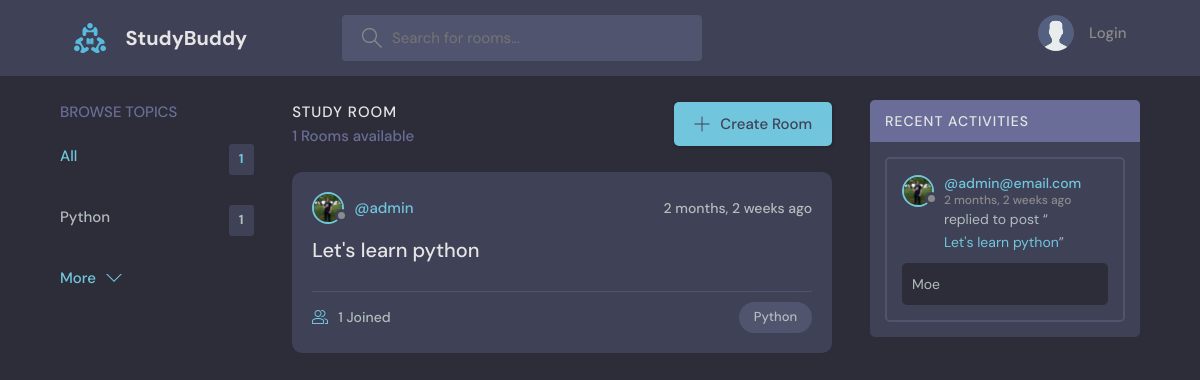
The page / on the database its author committed.
### base/models.py (models this page shows, shortened)
class Topic(models.Model):
    name = models.CharField(max_length=200)

class Room(models.Model):
    host = models.ForeignKey(User, on_delete=models.SET_NULL, null=True)
    topic = models.ForeignKey(Topic, on_delete=models.SET_NULL, null=True)
    name = models.CharField(max_length=200)
    description = models.TextField(null=True,blank=True)
    participants = models.ManyToManyField(User, related_name='participants', blank=True)
    created_at = models.DateTimeField(auto_now_add=True)
    updated_at = models.DateTimeField(auto_now=True)
    class Meta:
        ordering = ['-updated_at','-created_at']
    def __str__(self):
        return self.name

class User(AbstractUser):
    name = models.CharField(max_length=200, null=True)
    email = models.EmailField(unique=True, null=True)
    bio = models.TextField(null=True)
    avatar = models.ImageField(null=True, default="avatar.svg")
    USERNAME_FIELD = 'email'
    REQUIRED_FIELDS = []

class Message(models.Model):
    user = models.ForeignKey(User, on_delete=models.CASCADE)
    room = models.ForeignKey(Room, on_delete=models.CASCADE)
    body = models.TextField()
    created_at = models.DateTimeField(auto_now_add=True)
    updated_at = models.DateTimeField(auto_now=True)
    class Meta:
        ordering = ['-updated_at','-created_at']

### base/views.py (the view)
# urls.py: path('', views.home, name='home'),
def home(request):
    q = request.GET.get('q') if request.GET.get('q') != None else ''
    rooms = Room.objects.filter(
        Q(topic__name__icontains=q) |
        Q(name__icontains=q) |
        Q(description__icontains=q)
    )
    room_count = rooms.count()
    room_messages = Message.objects.filter(Q(room__topic__name__icontains=q))
    topics = Topic.objects.all()[0:5]
    context = {'rooms': rooms,
               'topics': topics,
               'room_count': room_count,
               'room_messages': room_messages
               }
    return render(request,'base/home.html', context)

### base/templates/base/home.html (shortened to what this page needs)
{% extends 'main.html' %} {% block content %}
<main class="layout layout--3">
  <div class="container">
    {% include 'base/topics_component.html' %}
    <div class="roomList">
      <div class="roomList__header">
        <div>
          <h2>Study Room</h2>
          <p>{{room_count}} Rooms available</p>
        </div>
        <a class="btn btn--main" href="{% url 'create-room' %}">
          <svg
            version="1.1"
            xmlns="http://www.w3.org/2000/svg"
            width="32"
            height="32"
            viewBox="0 0 32 32"
          >
            <title>add</title>
            <path
              d="M16.943 0.943h-1.885v14.115h-14.115v1.885h14.115v14.115h1.885v-14.115h14.115v-1.885h-14.115v-14.115z"
            ></path>
          </svg>
          Create Room
        </a>
      </div>
      {% include 'base/feed_component.html' %}
    </div>
    {% include 'base/activity_component.html'%}
  </div>
</main>
{% endblock %}

### base/templates/base/topics_component.html
<div class="topics">
  <div class="topics__header">
    <h2>Browse Topics</h2>
  </div>
  <ul class="topics__list">
    <li>
      <a href="{% url 'home'%}" class="active">All <span>{{topics.count}}</span></a>
    </li>
    {%for topic in topics%}
    <li>
      <a href="{% url 'home'%}?q={{topic.name}}"
        >{{topic.name}} <span>{{topic.room_set.all.count}}</span></a
      >
    </li>
    {% endfor %}
  </ul>
  <a class="btn btn--link" href="{% url 'topics' %}">
    More
    <svg
      version="1.1"
      xmlns="http://www.w3.org/2000/svg"
      width="32"
      height="32"
      viewBox="0 0 32 32"
    >
      <title>chevron-down</title>
      <path d="M16 21l-13-13h-3l16 16 16-16h-3l-13 13z"></path>
    </svg>
  </a>
</div>

### base/templates/base/feed_component.html (shortened to what this page needs)
{% for room in rooms %}
<div class="roomListRoom">
  <div class="roomListRoom__header">
    <a href="{% url 'user-profile' room.host.id %}" class="roomListRoom__author">
      <div class="avatar avatar--small">
        <img src="{{room.host.avatar.url}}" />
      </div>
      <span>@{{room.host.username}}</span>
    </a>
    <div class="roomListRoom__actions">
      <span>{{room.created_at|timesince}} ago</span>
    </div>
  </div>
  <div class="roomListRoom__content">
    <a href="{% url 'room' room.id %}">{{room.name}}</a>
  </div>
  <div class="roomListRoom__meta">
    <a href="{% url 'room' room.id %}" class="roomListRoom__joined">
      {{room.participants.all.count}} Joined
    </a>
    <p class="roomListRoom__topic">{{room.topic.name}}</p>
  </div>
</div>
{% endfor %}

### base/templates/base/activity_component.html (shortened to what this page needs)
<div class="activities">
  <div class="activities__header">
    <h2>Recent Activities</h2>
  </div>
  {% for message in room_messages %}
  <div class="activities__box">
    <div class="activities__boxHeader roomListRoom__header">
      <a href="{% url 'user-profile' message.user.id %}" class="roomListRoom__author">
        <div class="avatar avatar--small">
          <img src="{{message.user.avatar.url}}" />
        </div>
        <p>
          @{{message.user}}
          <span>{{message.created_at|timesince}} ago</span>
        </p>
      </a>
    </div>
    <div class="activities__boxContent">
      <p>replied to post “<a href="{% url 'room' message.room.id %}">{{message.room}}</a>”</p>
      <div class="activities__boxRoomContent">{{message.body}}</div>
    </div>
  </div>
  {% endfor %}
</div>

### rows shown on the page
Topic: name "Python", room_set.all.count "1"
Room: host.avatar (picture), host.username "admin", created_at "2 months, 2 weeks", name "Let's learn python", participants.all.count "1", topic.name "Python"
Message: user.avatar (picture), user "admin@email.com", created_at "2 months, 2 weeks", room "Let's learn python", body "Moe"

### other values the page prints
{{ topics.count }} "1"
{{ room_count }} "1"
